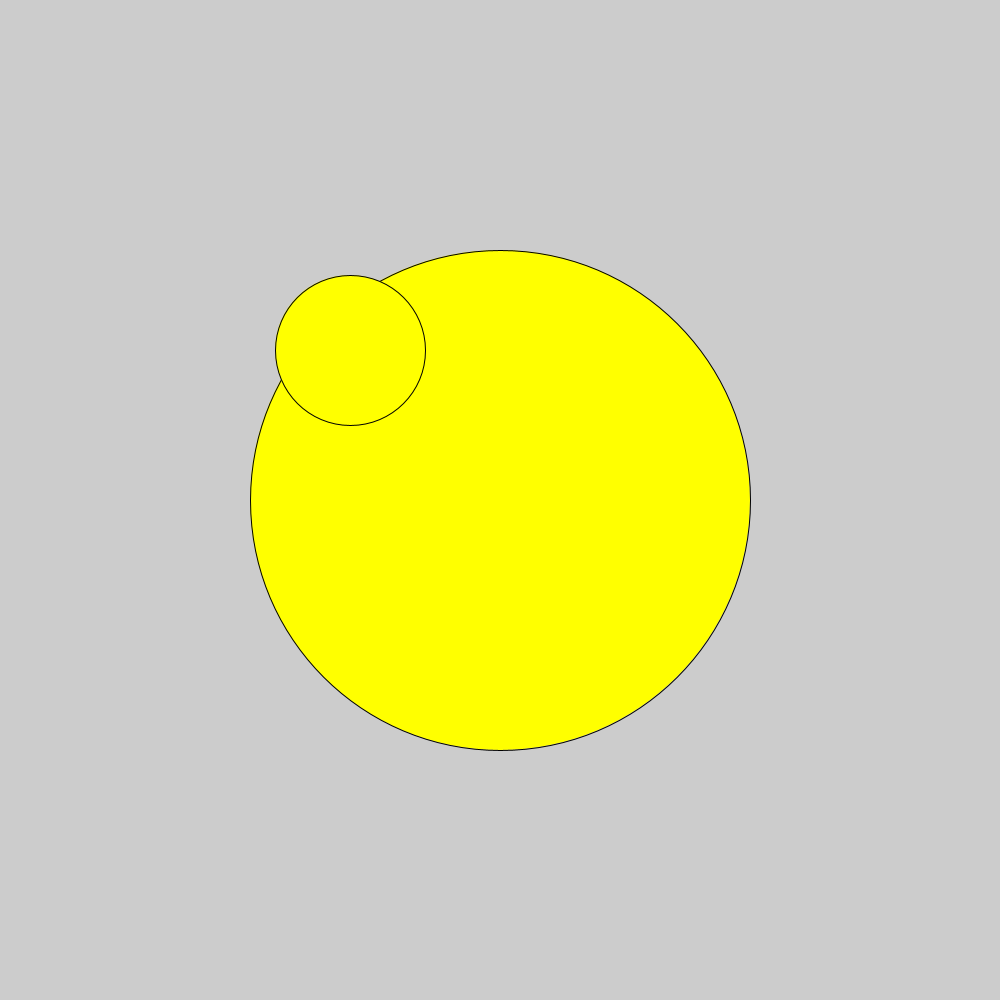
Frame 1 (no input)
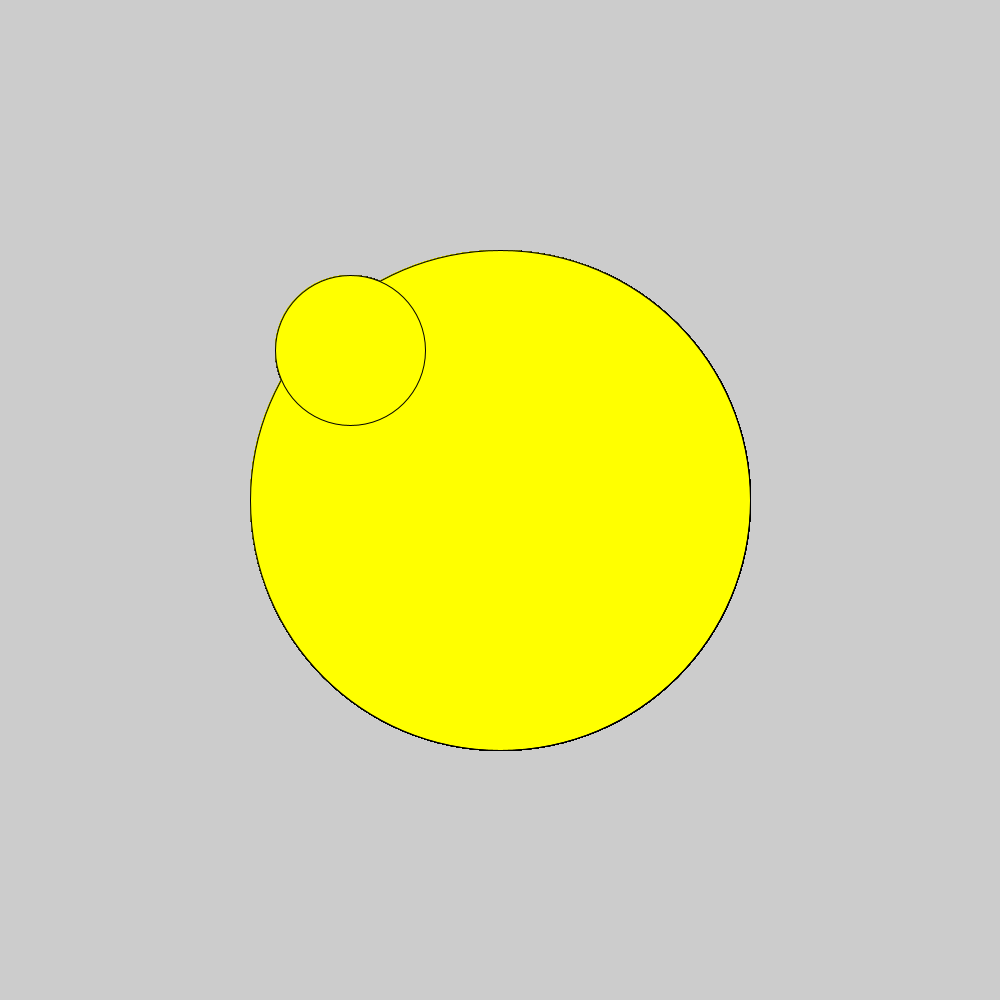
Frame 60 (the mouse pressed at the canvas centre just before this capture)
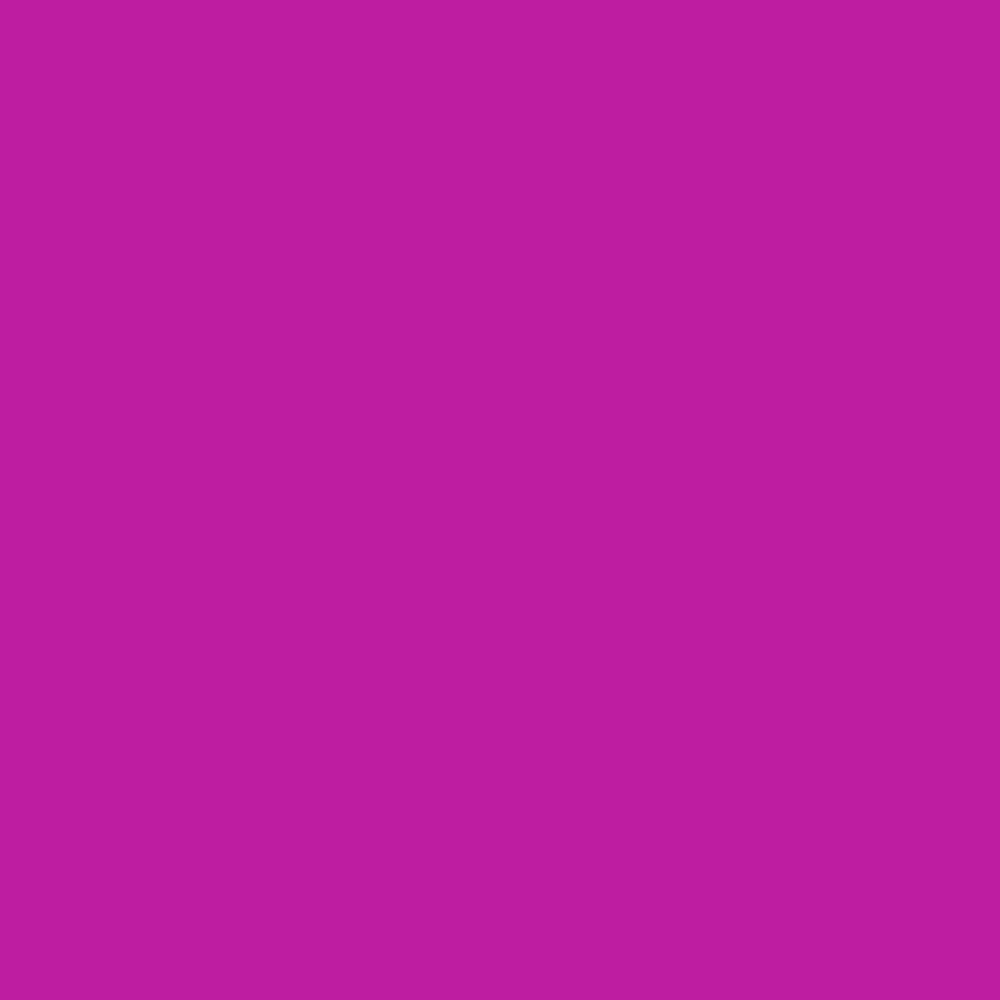
Frame 120 (the mouse held since frame 60 and released just before this capture)

The Processing sketch that drew these frames (run headless with seeded random() and noise(); from frame 60 on, the mouse is pressed at the canvas centre):

// Processing sketch: gydhv
// ── gydhv.pde
void setup(){
   size(1000,1000);
  fill(255,255,0);
}
void draw(){ 

  
  if (mousePressed)
  {
    background(random(255),random(255),random(255));
  }
  else
  {
   ellipse(500,500,500,500);
   ellipse(350,350,150,150);
   }
}
